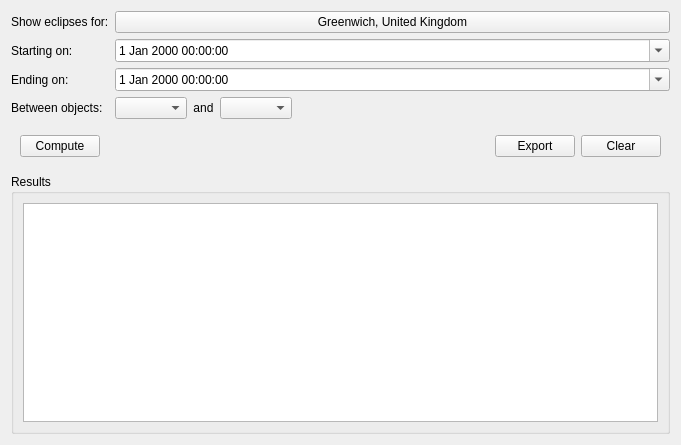
<?xml version="1.0" encoding="UTF-8"?>
<ui version="4.0">
 <class>EclipseTool</class>
 <widget class="QFrame" name="EclipseTool">
  <property name="geometry">
   <rect>
    <x>0</x>
    <y>0</y>
    <width>681</width>
    <height>445</height>
   </rect>
  </property>
  <property name="windowTitle">
   <string>Frame</string>
  </property>
  <layout class="QVBoxLayout" name="verticalLayout">
   <item>
    <layout class="QGridLayout" name="gridLayout">
     <property name="sizeConstraint">
      <enum>QLayout::SetMinimumSize</enum>
     </property>
     <item row="2" column="0">
      <widget class="QLabel" name="label_2">
       <property name="text">
        <string>Ending on:</string>
       </property>
      </widget>
     </item>
     <item row="3" column="0">
      <widget class="QLabel" name="textLabel1">
       <property name="sizePolicy">
        <sizepolicy hsizetype="Minimum" vsizetype="Preferred">
         <horstretch>0</horstretch>
         <verstretch>0</verstretch>
        </sizepolicy>
       </property>
       <property name="text">
        <string>Between objects:</string>
       </property>
      </widget>
     </item>
     <item row="1" column="1">
      <widget class="QDateTimeEdit" name="startDate">
       <property name="calendarPopup">
        <bool>true</bool>
       </property>
      </widget>
     </item>
     <item row="3" column="1">
      <layout class="QHBoxLayout" name="horizontalLayout">
       <item>
        <widget class="QComboBox" name="Obj1ComboBox"/>
       </item>
       <item>
        <widget class="QLabel" name="label_4">
         <property name="text">
          <string>and</string>
         </property>
         <property name="alignment">
          <set>Qt::AlignCenter</set>
         </property>
        </widget>
       </item>
       <item>
        <widget class="QComboBox" name="Obj2ComboBox">
         <property name="sizePolicy">
          <sizepolicy hsizetype="Preferred" vsizetype="Fixed">
           <horstretch>0</horstretch>
           <verstretch>0</verstretch>
          </sizepolicy>
         </property>
        </widget>
       </item>
       <item>
        <spacer name="horizontalSpacer">
         <property name="orientation">
          <enum>Qt::Horizontal</enum>
         </property>
         <property name="sizeHint" stdset="0">
          <size>
           <width>40</width>
           <height>20</height>
          </size>
         </property>
        </spacer>
       </item>
      </layout>
     </item>
     <item row="0" column="0">
      <widget class="QLabel" name="label_3">
       <property name="text">
        <string>Show eclipses for:</string>
       </property>
      </widget>
     </item>
     <item row="1" column="0">
      <widget class="QLabel" name="label">
       <property name="text">
        <string>Starting on:</string>
       </property>
      </widget>
     </item>
     <item row="0" column="1">
      <widget class="QPushButton" name="LocationButton">
       <property name="text">
        <string>Greenwich, United Kingdom</string>
       </property>
      </widget>
     </item>
     <item row="2" column="1">
      <widget class="QDateTimeEdit" name="stopDate">
       <property name="calendarPopup">
        <bool>true</bool>
       </property>
      </widget>
     </item>
    </layout>
   </item>
   <item>
    <widget class="QStackedWidget" name="computeStack">
     <property name="maximumSize">
      <size>
       <width>16777215</width>
       <height>43</height>
      </size>
     </property>
     <property name="currentIndex">
      <number>0</number>
     </property>
     <widget class="QWidget" name="buttonPage">
      <layout class="QVBoxLayout" name="verticalLayout_3">
       <item>
        <layout class="QHBoxLayout" name="horizontalLayout_2">
         <property name="spacing">
          <number>6</number>
         </property>
         <property name="sizeConstraint">
          <enum>QLayout::SetMinimumSize</enum>
         </property>
         <item>
          <widget class="QPushButton" name="ComputeButton">
           <property name="text">
            <string>Compute</string>
           </property>
          </widget>
         </item>
         <item>
          <spacer name="horizontalSpacer_2">
           <property name="orientation">
            <enum>Qt::Horizontal</enum>
           </property>
           <property name="sizeHint" stdset="0">
            <size>
             <width>40</width>
             <height>20</height>
            </size>
           </property>
          </spacer>
         </item>
         <item>
          <widget class="QPushButton" name="ExportButton">
           <property name="text">
            <string>Export</string>
           </property>
          </widget>
         </item>
         <item>
          <widget class="QPushButton" name="ClearButton">
           <property name="text">
            <string>Clear</string>
           </property>
          </widget>
         </item>
        </layout>
       </item>
      </layout>
     </widget>
     <widget class="QWidget" name="progressPage">
      <layout class="QVBoxLayout" name="verticalLayout_4">
       <item>
        <widget class="QProgressBar" name="progressBar">
         <property name="value">
          <number>24</number>
         </property>
        </widget>
       </item>
      </layout>
     </widget>
    </widget>
   </item>
   <item>
    <widget class="QGroupBox" name="groupBox">
     <property name="title">
      <string>Results</string>
     </property>
     <layout class="QVBoxLayout" name="verticalLayout_2">
      <item>
       <widget class="QTableView" name="tableView"/>
      </item>
     </layout>
    </widget>
   </item>
  </layout>
 </widget>
 <resources/>
 <connections/>
</ui>
